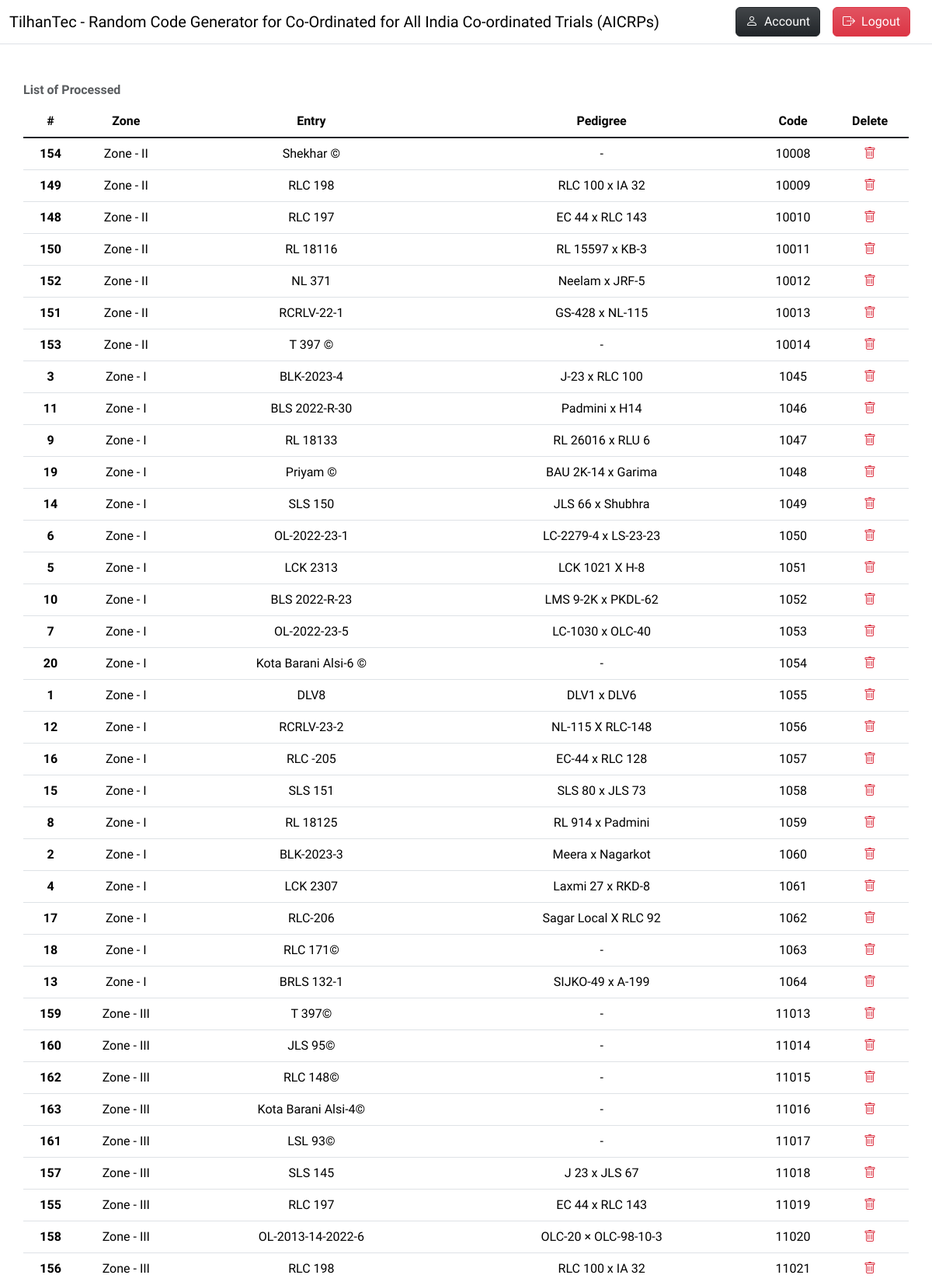
Screenshot of /admin-temp (signed in, upper part) with the database file from the repository.
### app.py (models this page shows, shortened)
class Processed(db.Model):
    __tablename__ = 'processed'
    id = db.Column(db.Integer, primary_key=True)
    year = db.Column(db.Integer, nullable=False)
    crop = db.Column(db.String(100), nullable=False)
    season = db.Column(db.String(100), nullable=False)
    zone = db.Column(db.String(100), nullable=False)
    ecosystem = db.Column(db.String(100), nullable=False)
    abbreviation = db.Column(db.String(100), nullable=False)
    entries = db.Column(db.String(100), nullable=False)
    code = db.Column(db.String(100), nullable=False, unique=True)
    pedigree = db.Column(db.String(100), nullable=False)
    centres = db.Column(db.String(100), nullable=False)

### app.py (the view)
@app.route("/admin-temp")
@login_required
@role_required(["Admin"])
def temp():
    all_processed = Processed.query.order_by(Processed.code.asc()).all()
    return render_template('temp.html', pageTitle="Admin - Temp", all_processed=all_processed)

### app.py (called while the page is built)
@login_manager.user_loader
def load_user(id):
    return Users.query.get(int(id))

def role_required(required_roles):
    def decorator(func):
        @wraps(func)
        def decorated_function(*args, **kwargs):
            if not current_user.is_authenticated:
                flash('Please log in to access this page.', 'error')
                return redirect(url_for('login'))
            if current_user.designation not in required_roles:
                flash('You do not have permission to access this page.', 'error')
                return redirect(url_for('home'))
            return func(*args, **kwargs)
        return decorated_function
    return decorator

### templates/temp.html
{% extends 'layout.html' %}
{% block mainBody %}
    <div class="table-responsive mb-3">
        <table class="table table-hover caption-top text-center">
            <caption class="fw-bold">List of Processed</caption>
            <thead>
                <tr>
                    <th scope="col">#</th>
                    <th scope="col">Zone</th>
                    <th scope="col">Entry</th>
                    <th scope="col">Pedigree</th>
                    <th scope="col">Code</th>
                    <th scope="col">Delete</th>
                </tr>
            </thead>
            <tbody class="table-group-divider">
                    {% for eachProcessed in all_processed %}
                        <tr>
                            <th scope="row">{{eachProcessed.id}}</th>
                            <td>{{eachProcessed.zone}}</td>
                            <td>{{eachProcessed.entries}}</td>
                            <td>{{eachProcessed.pedigree}}</td>
                            <td>{{eachProcessed.code}}</td>
                            <td><a href="/admin-temp-delete/{{eachProcessed.id}}" role="button"><i class="bi bi-trash text-danger"></i></a></td>
                        </tr>
                    {% endfor %}
            </tbody>
        </table>
    </div>
{% endblock mainBody %}

### templates/layout.html (style rules this page uses)
body { font-family: 'Work Sans', sans-serif; min-height: 100vh; padding-top: 4.5rem; }
a { text-decoration: none; }

### rows the page displays
Processed: id "154", zone "Zone - II", entries "Shekhar ©", pedigree "-", code "10008"
Processed: id "149", zone "Zone - II", entries "RLC 198", pedigree "RLC 100 x IA 32", code "10009"
Processed: id "148", zone "Zone - II", entries "RLC 197", pedigree "EC 44 x RLC 143", code "10010"
Processed: id "150", zone "Zone - II", entries "RL 18116", pedigree "RL 15597 x KB-3", code "10011"
Processed: id "152", zone "Zone - II", entries "NL 371", pedigree "Neelam x JRF-5", code "10012"
Processed: id "151", zone "Zone - II", entries "RCRLV-22-1", pedigree "GS-428 x NL-115", code "10013"
Processed: id "153", zone "Zone - II", entries "T 397 ©", pedigree "-", code "10014"
Processed: id "3", zone "Zone - I", entries "BLK-2023-4", pedigree "J-23 x RLC 100", code "1045"
Processed: id "11", zone "Zone - I", entries "BLS 2022-R-30", pedigree "Padmini x H14", code "1046"
Processed: id "9", zone "Zone - I", entries "RL 18133", pedigree "RL 26016 x RLU 6", code "1047"
Processed: id "19", zone "Zone - I", entries "Priyam ©", pedigree "BAU 2K-14 x Garima", code "1048"
Processed: id "14", zone "Zone - I", entries "SLS 150", pedigree "JLS 66 x Shubhra", code "1049"
Processed: id "6", zone "Zone - I", entries "OL-2022-23-1", pedigree "LC-2279-4 x LS-23-23", code "1050"
Processed: id "5", zone "Zone - I", entries "LCK 2313", pedigree "LCK 1021 X H-8", code "1051"
Processed: id "10", zone "Zone - I", entries "BLS 2022-R-23", pedigree "LMS 9-2K x PKDL-62", code "1052"
Processed: id "7", zone "Zone - I", entries "OL-2022-23-5", pedigree "LC-1030 x OLC-40", code "1053"
Processed: id "20", zone "Zone - I", entries "Kota Barani Alsi-6 ©", pedigree "-", code "1054"
Processed: id "1", zone "Zone - I", entries "DLV8", pedigree "DLV1 x DLV6", code "1055"
Processed: id "12", zone "Zone - I", entries "RCRLV-23-2", pedigree "NL-115 X RLC-148", code "1056"
Processed: id "16", zone "Zone - I", entries "RLC -205", pedigree "EC-44 x RLC 128", code "1057"
Processed: id "15", zone "Zone - I", entries "SLS 151", pedigree "SLS 80 x JLS 73", code "1058"
Processed: id "8", zone "Zone - I", entries "RL 18125", pedigree "RL 914 x Padmini", code "1059"
Processed: id "2", zone "Zone - I", entries "BLK-2023-3", pedigree "Meera x Nagarkot", code "1060"
Processed: id "4", zone "Zone - I", entries "LCK 2307", pedigree "Laxmi 27 x RKD-8", code "1061"
Processed: id "17", zone "Zone - I", entries "RLC-206", pedigree "Sagar Local X RLC 92", code "1062"
Processed: id "18", zone "Zone - I", entries "RLC 171©", pedigree "-", code "1063"
Processed: id "13", zone "Zone - I", entries "BRLS 132-1", pedigree "SIJKO-49 x A-199", code "1064"
Processed: id "159", zone "Zone - III", entries "T 397©", pedigree "-", code "11013"
Processed: id "160", zone "Zone - III", entries "JLS 95©", pedigree "-", code "11014"
Processed: id "162", zone "Zone - III", entries "RLC 148©", pedigree "-", code "11015"
Processed: id "163", zone "Zone - III", entries "Kota Barani Alsi-4©", pedigree "-", code "11016"
Processed: id "161", zone "Zone - III", entries "LSL 93©", pedigree "-", code "11017"
Processed: id "157", zone "Zone - III", entries "SLS 145", pedigree "J 23 x JLS 67", code "11018"
Processed: id "155", zone "Zone - III", entries "RLC 197", pedigree "EC 44 x RLC 143", code "11019"
Processed: id "158", zone "Zone - III", entries "OL-2013-14-2022-6", pedigree "OLC-20 × OLC-98-10-3", code "11020"
Processed: id "156", zone "Zone - III", entries "RLC 198", pedigree "RLC 100 x IA 32", code "11021"
